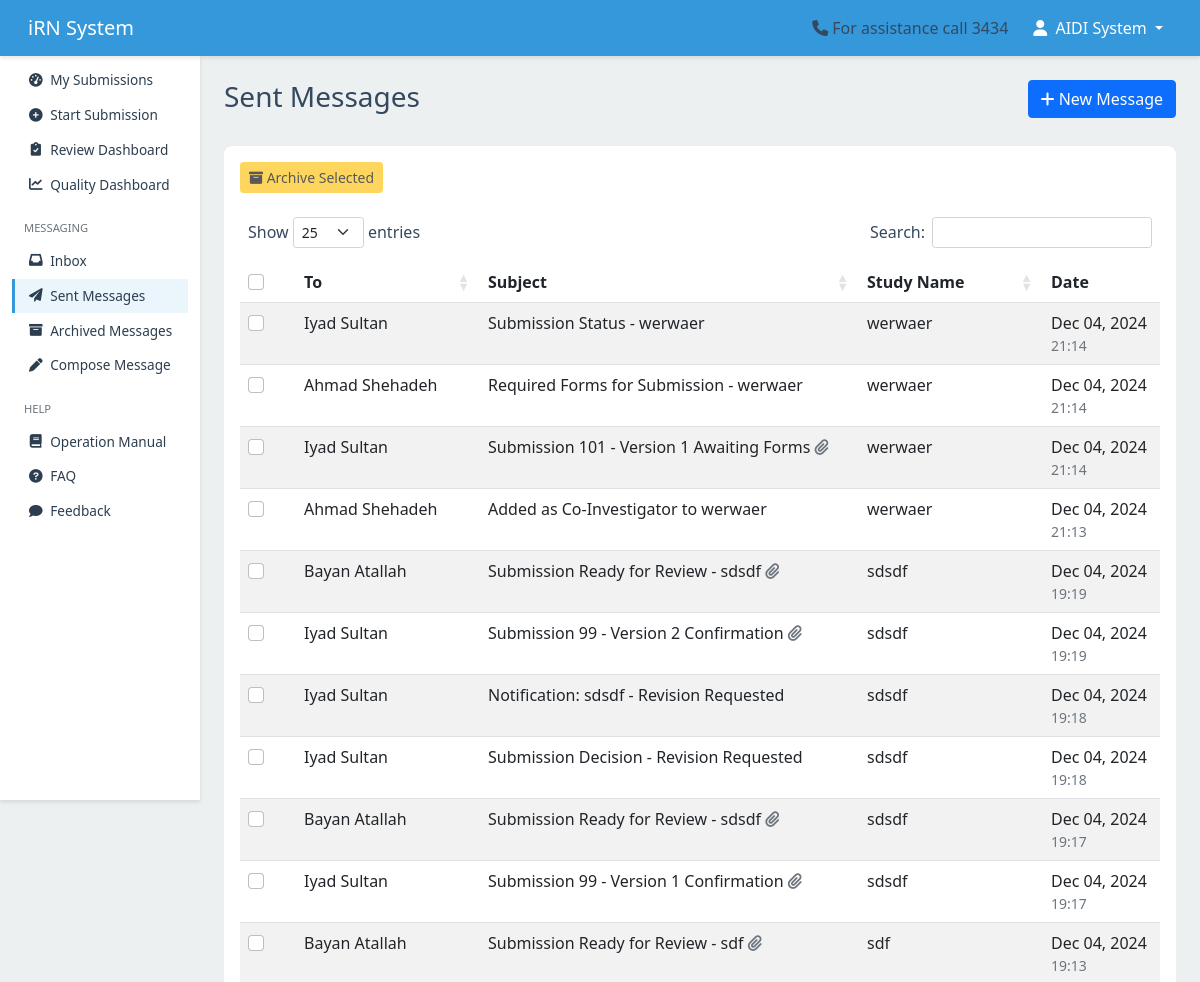
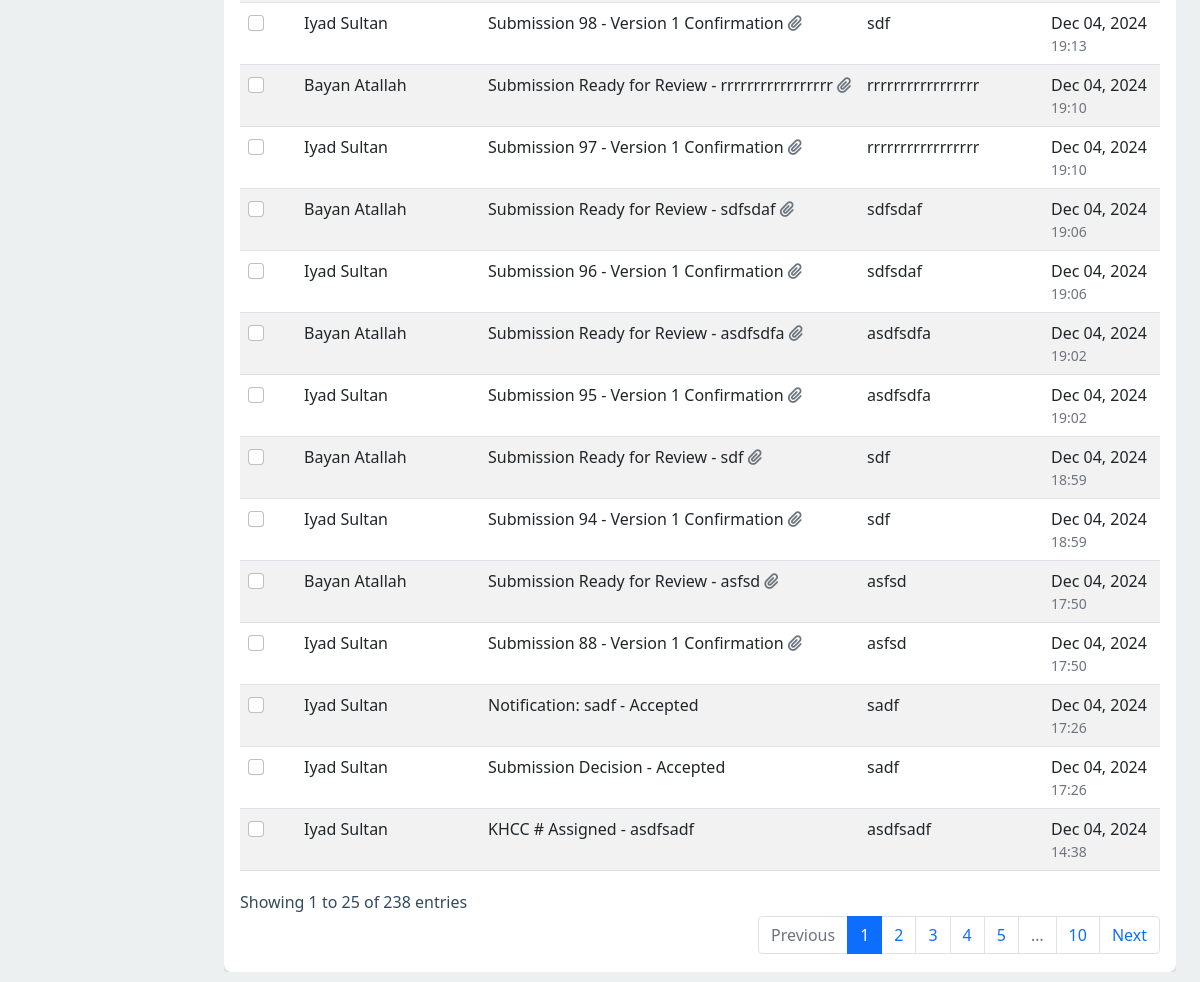
The page /messaging/sent/ (signed in) on the database as committed earlier (2 pictures, top to bottom).
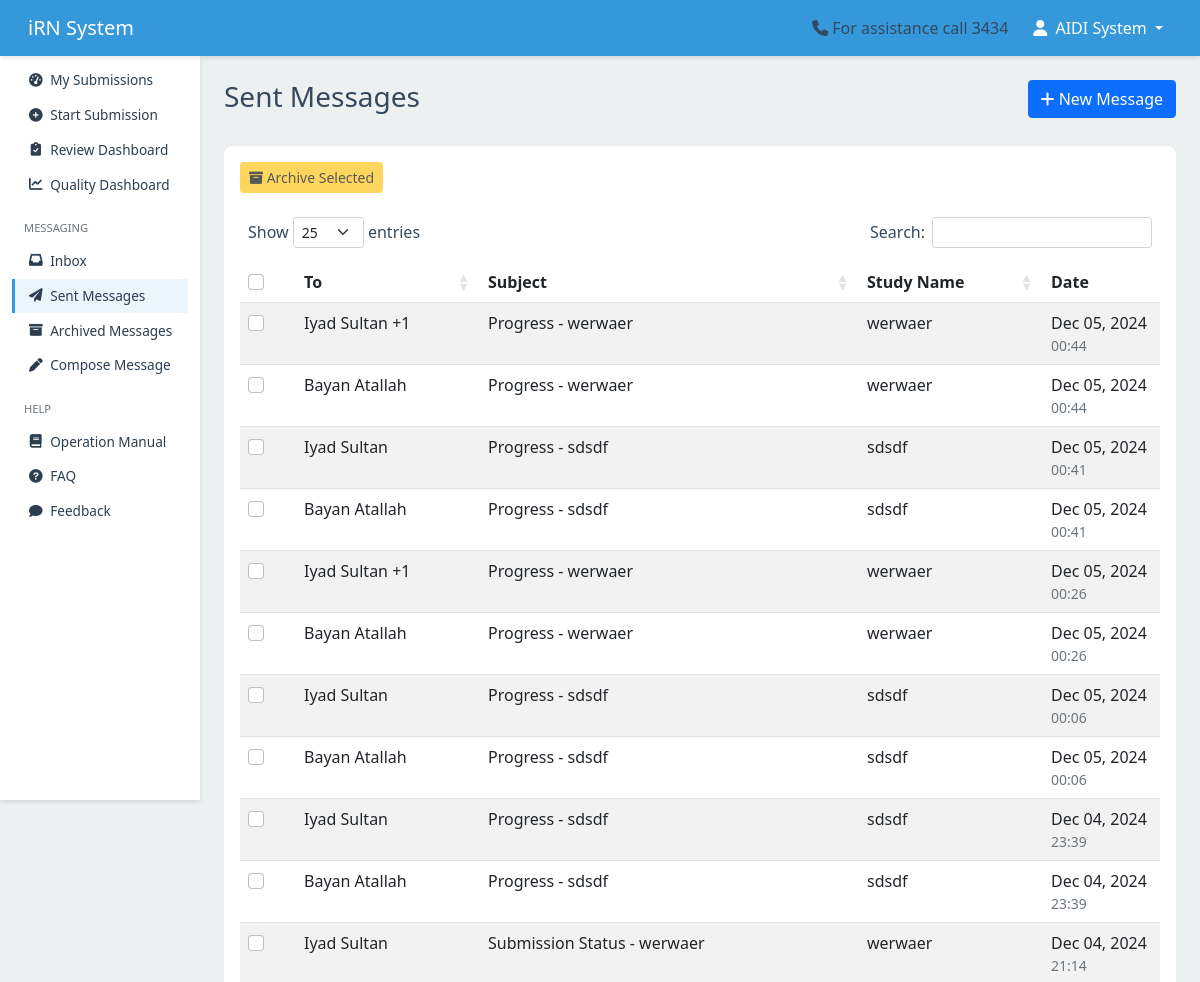
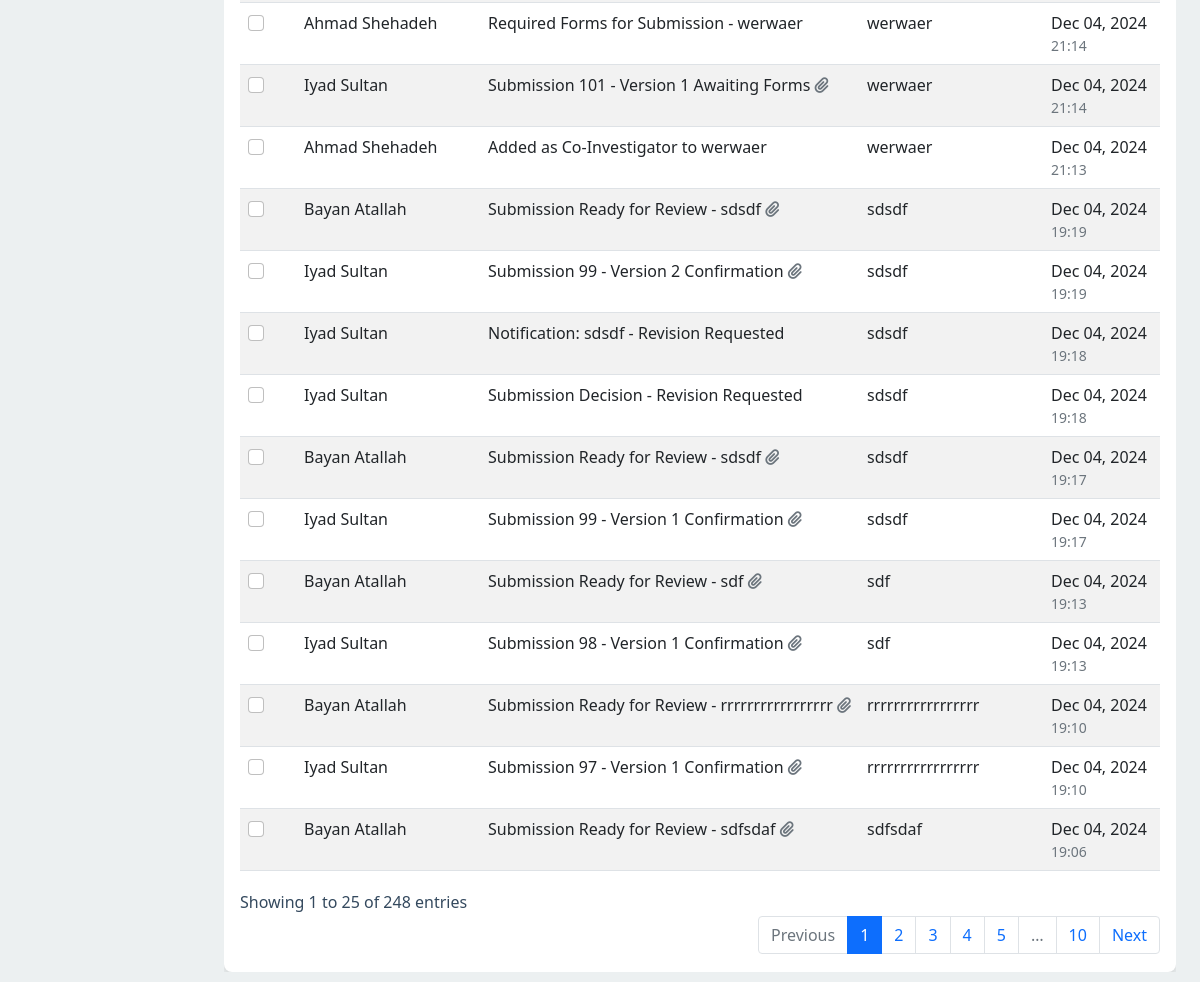
The same page on the database as committed later (2 pictures, top to bottom).
### messaging/models.py (models this page shows, shortened)
class Message(models.Model):
    sender = models.ForeignKey(User, related_name='sent_messages', on_delete=models.CASCADE)
    recipients = models.ManyToManyField(User, related_name='received_messages')
    cc = models.ManyToManyField(User, related_name='cc_messages', blank=True)
    bcc = models.ManyToManyField(User, related_name='bcc_messages', blank=True)
    subject = models.CharField(max_length=255)
    body = models.TextField()
    respond_by = models.DateTimeField(default=get_default_respond_by, blank=True, null=True)
    sent_at = models.DateTimeField(auto_now_add=True)
    is_archived = models.BooleanField(default=False)
    hashtags = models.CharField(max_length=255, blank=True, null=True)
    thread_id = models.UUIDField(default=uuid.uuid4, editable=False, null=True, blank=True)
    related_submission = models.ForeignKey(
        'submission.Submission',
        on_delete=models.SET_NULL,
        null=True,
        blank=True,
        related_name='related_messages'
    )
    objects = MessageManager()
    message_type = models.CharField(
    max_length=20,
        choices=[
            ('decision', 'Decision'),
            ('notification', 'Notification'),
            ('general', 'General'),
        ],
        default='general'
)
    def get_recipients_display(self):
        recipients = self.recipients.all()
        if not recipients:
            return "-"
        first_recipient = recipients.first()
        first_name = first_recipient.get_full_name() or first_recipient.username
        if recipients.count() > 1:
            return f"{first_name} +{recipients.count() - 1}"
        return first_name
    class Meta:
        ordering = ['-sent_at']
    def __str__(self):
        return self.subject

### submission/models.py (models this page shows, shortened)
class Submission(models.Model):
    temporary_id = models.AutoField(primary_key=True)
    khcc_number = models.CharField(max_length=20, blank=True, null=True, unique=True)
    title = models.CharField(max_length=255)
    primary_investigator = models.ForeignKey(
        User, related_name='primary_investigations', on_delete=models.CASCADE
    )
    study_type = models.ForeignKey(StudyType, on_delete=models.SET_NULL, null=True)
    status = models.CharField(
        max_length=50,
        choices=get_submission_status_choices,
        default='draft'
    )
    date_created = models.DateTimeField(auto_now_add=True)
    last_modified = models.DateTimeField(auto_now=True)
    date_submitted = models.DateTimeField(blank=True, null=True)
    version = models.PositiveIntegerField(default=1)
    is_locked = models.BooleanField(default=False)
    is_archived = models.BooleanField(default=False)
    archived_at = models.DateTimeField(null=True, blank=True)
    show_in_irb = models.BooleanField(default=False, help_text="Toggle visibility for IRB members")
    show_in_rc = models.BooleanField(default=False, help_text="Toggle visibility for RC members")
    submitted_by = models.ForeignKey(
        User,
        related_name='submitted_submissions',
        on_delete=models.SET_NULL,
        null=True,
        blank=True,
        help_text="User who submitted the submission"
    )

### messaging/views.py (the view)
# urls.py: path('sent/', views.sent_messages, name='sent_messages'),
@login_required
def sent_messages(request):
    messages_list = Message.objects.filter(
        sender=request.user,
        is_archived=False
    ).select_related(
        'sender',
        'related_submission'
    ).prefetch_related(
        'recipients',
        'attachments'
    ).order_by('-sent_at')
    archive_success = request.session.pop('archive_success', None)
    if archive_success:
        messages.success(request, archive_success)
    context = {
        'messages': messages_list,
        'is_archived': False,
        'view_type': 'sent',
        'can_archive': True,
    }
    return render(request, 'messaging/sent_messages.html', context)

### messaging/templates/messaging/sent_messages.html (shortened to what this page needs)
{% extends 'users/base.html' %}
{% load static %}
{% load messaging_extras %}
{% load message_tags %}
{% block page_specific_css %}
<link rel="stylesheet" type="text/css" href="https://cdn.datatables.net/1.10.24/css/dataTables.bootstrap5.min.css">
{% endblock %}
{% block content %}
<div class="messages-container">
    <div class="row mb-4">
        <div class="col">
            <h1 class="h3">{% if is_archived %}Archived Messages{% else %}Sent Messages{% endif %}</h1>
        </div>
        <div class="col-auto">
            <a href="{% url 'messaging:compose_message' %}" class="btn btn-primary">
                <i class="fas fa-plus"></i> New Message
            </a>
        </div>
    </div>
    <div class="card">
        <div class="card-body">
            {% if not is_archived %}
            <div class="action-buttons">
                <button type="button" class="btn btn-warning btn-sm" id="archive-selected" disabled>
                </button>
            </div>
            {% endif %}
            <div class="table-responsive">
                <table id="messages-table" class="table table-striped table-hover">
                    <thead>
                        <tr>
                            {% if not is_archived %}
                            <th class="checkbox-column">
                                <input type="checkbox" class="form-check-input" id="select-all">
                            </th>
                            {% endif %}
                            <th class="recipient-column">To</th>
                            <th class="subject-column">Subject</th>
                            <th class="study-column">Study Name</th>
                            <th class="date-column">Date</th>
                        </tr>
                    </thead>
                    <tbody>
                        {% for message in messages %}
                        <tr data-message-id="{{ message.id }}">
                            {% if not is_archived %}
                            <td class="checkbox-column">
                                <input type="checkbox" class="form-check-input message-checkbox"
                                       value="{{ message.id }}">
                            </td>
                            {% endif %}
                            <td class="recipient-column">
                                <span class="text-truncate">
                                    {{ message.get_recipients_display }}
                                </span>
                            </td>
                            <td class="subject-column">
                                <a href="{% url 'messaging:view_message' message.id %}" class="message-link">
                                    {{ message.subject }}
                                    {% if message.attachments.exists %}
                                        <i class="fas fa-paperclip text-muted"></i>
                                    {% endif %}
                                </a>
                            </td>
                            <td class="study-column">
                                <span class="text-truncate">{{ message.related_submission.title|default:"-" }}</span>
                            </td>
                            <td class="date-column" data-order="{{ message.sent_at|date:'Y-m-d H:i:s' }}">
                                {{ message.sent_at|date:"M d, Y" }}
                                <small class="text-muted d-block">{{ message.sent_at|date:"H:i" }}</small>
                            </td>
                        </tr>
                        {% endfor %}
                    </tbody>
                </table>
            </div>
        </div>
    </div>
</div>
{% endblock %}

Rows that differ between the two databases and show on the page:
no longer on this page (row unchanged): Message: recipients "Iyad Sultan", subject "Submission 96 - Version 1 Confirmation", related_submission "sdfsdaf", sent_at "Dec 04, 2024", sent_at "19:06"
no longer on this page (row unchanged): Message: recipients "Bayan Atallah", subject "Submission Ready for Review - asdfsdfa", related_submission "asdfsdfa", sent_at "Dec 04, 2024", sent_at "19:02"
no longer on this page (row unchanged): Message: recipients "Iyad Sultan", subject "Submission 95 - Version 1 Confirmation", related_submission "asdfsdfa", sent_at "Dec 04, 2024", sent_at "19:02"
no longer on this page (row unchanged): Message: recipients "Bayan Atallah", subject "Submission Ready for Review - sdf", related_submission "sdf", sent_at "Dec 04, 2024", sent_at "18:59"
no longer on this page (row unchanged): Message: recipients "Iyad Sultan", subject "Submission 94 - Version 1 Confirmation", related_submission "sdf", sent_at "Dec 04, 2024", sent_at "18:59"
no longer on this page (row unchanged): Message: recipients "Bayan Atallah", subject "Submission Ready for Review - asfsd", related_submission "asfsd", sent_at "Dec 04, 2024", sent_at "17:50"
no longer on this page (row unchanged): Message: recipients "Iyad Sultan", subject "Submission 88 - Version 1 Confirmation", related_submission "asfsd", sent_at "Dec 04, 2024", sent_at "17:50"
no longer on this page (row unchanged): Message: recipients "Iyad Sultan", subject "Notification: sadf - Accepted", related_submission "sadf", sent_at "Dec 04, 2024", sent_at "17:26"
no longer on this page (row unchanged): Message: recipients "Iyad Sultan", subject "Submission Decision - Accepted", related_submission "sadf", sent_at "Dec 04, 2024", sent_at "17:26"
no longer on this page (row unchanged): Message: recipients "Iyad Sultan", subject "KHCC # Assigned - asdfsadf", related_submission "asdfsadf", sent_at "Dec 04, 2024", sent_at "14:38"
added Message: recipients "Iyad Sultan +1", subject "Progress - werwaer", related_submission "werwaer", sent_at "Dec 05, 2024", sent_at "00:44"
added Message: recipients "Bayan Atallah", subject "Progress - werwaer", related_submission "werwaer", sent_at "Dec 05, 2024", sent_at "00:44"
added Message: recipients "Iyad Sultan", subject "Progress - sdsdf", related_submission "sdsdf", sent_at "Dec 05, 2024", sent_at "00:41"
added Message: recipients "Bayan Atallah", subject "Progress - sdsdf", related_submission "sdsdf", sent_at "Dec 05, 2024", sent_at "00:41"
added Message: recipients "Iyad Sultan +1", subject "Progress - werwaer", related_submission "werwaer", sent_at "Dec 05, 2024", sent_at "00:26"
added Message: recipients "Bayan Atallah", subject "Progress - werwaer", related_submission "werwaer", sent_at "Dec 05, 2024", sent_at "00:26"
added Message: recipients "Iyad Sultan", subject "Progress - sdsdf", related_submission "sdsdf", sent_at "Dec 05, 2024", sent_at "00:06"
added Message: recipients "Bayan Atallah", subject "Progress - sdsdf", related_submission "sdsdf", sent_at "Dec 05, 2024", sent_at "00:06"
added Message: recipients "Iyad Sultan", subject "Progress - sdsdf", related_submission "sdsdf", sent_at "Dec 04, 2024", sent_at "23:39"
added Message: recipients "Bayan Atallah", subject "Progress - sdsdf", related_submission "sdsdf", sent_at "Dec 04, 2024", sent_at "23:39"
Other text that changed with them:
text written by a page script: "Show entries Search: Showing 1 to 25 of 238 entries Previous 1 2 3 4 5 … 10 Next" → "Show entries Search: Showing 1 to 25 of 248 entries Previous 1 2 3 4 5 … 10 Next"
